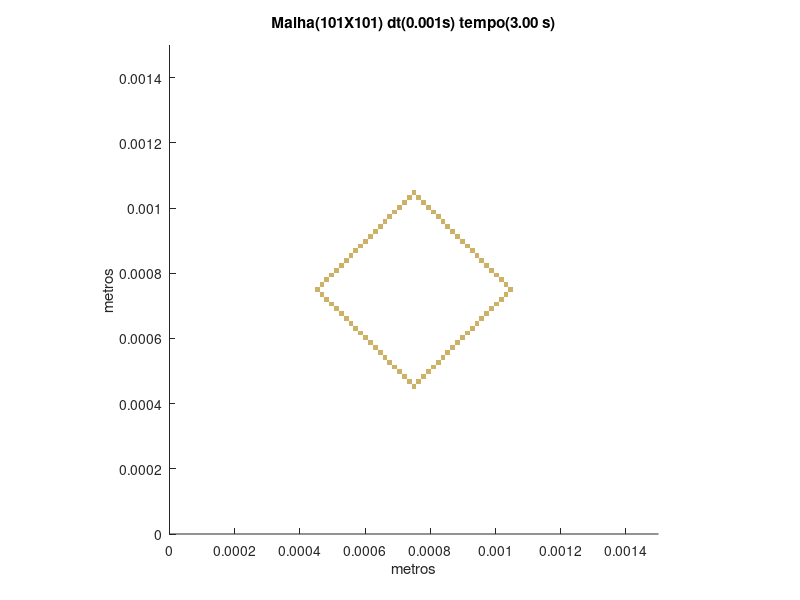

Reproduce this figure in MATLAB.
set (gca,'PlotBoxAspectRatio',[1 1 1],'Xlim',[0,0.0015],'Ylim',[0,0.0015])
hold on
title('Malha(101X101) dt(0.001s) tempo(3.00 s)')
hold on
ylabel('metros')
hold on
xlabel('metros')
hold on

fill([0.000742574257425743 0.000742574257425743 0.000757425742574257 0.000757425742574257],[0.000445544554455446 0.00046039603960396 0.00046039603960396 0.000445544554455446],[0.8,0.7,0.4],'LineStyle','none')

fill([0.000727722772277228 0.000727722772277228 0.000742574257425743 0.000742574257425743],[0.00046039603960396 0.000475247524752475 0.000475247524752475 0.00046039603960396],[0.8,0.7,0.4],'LineStyle','none')

fill([0.000757425742574257 0.000757425742574257 0.000772277227722772 0.000772277227722772],[0.00046039603960396 0.000475247524752475 0.000475247524752475 0.00046039603960396],[0.8,0.7,0.4],'LineStyle','none')

fill([0.000712871287128713 0.000712871287128713 0.000727722772277228 0.000727722772277228],[0.000475247524752475 0.00049009900990099 0.00049009900990099 0.000475247524752475],[0.8,0.7,0.4],'LineStyle','none')

fill([0.000772277227722772 0.000772277227722772 0.000787128712871287 0.000787128712871287],[0.000475247524752475 0.00049009900990099 0.00049009900990099 0.000475247524752475],[0.8,0.7,0.4],'LineStyle','none')

fill([0.000698019801980198 0.000698019801980198 0.000712871287128713 0.000712871287128713],[0.00049009900990099 0.000504950495049505 0.000504950495049505 0.00049009900990099],[0.8,0.7,0.4],'LineStyle','none')

fill([0.000787128712871287 0.000787128712871287 0.000801980198019802 0.000801980198019802],[0.00049009900990099 0.000504950495049505 0.000504950495049505 0.00049009900990099],[0.8,0.7,0.4],'LineStyle','none')

fill([0.000683168316831683 0.000683168316831683 0.000698019801980198 0.000698019801980198],[0.000504950495049505 0.00051980198019802 0.00051980198019802 0.000504950495049505],[0.8,0.7,0.4],'LineStyle','none')

fill([0.000801980198019802 0.000801980198019802 0.000816831683168317 0.000816831683168317],[0.000504950495049505 0.00051980198019802 0.00051980198019802 0.000504950495049505],[0.8,0.7,0.4],'LineStyle','none')

fill([0.000668316831683168 0.000668316831683168 0.000683168316831683 0.000683168316831683],[0.00051980198019802 0.000534653465346535 0.000534653465346535 0.00051980198019802],[0.8,0.7,0.4],'LineStyle','none')

fill([0.000816831683168317 0.000816831683168317 0.000831683168316832 0.000831683168316832],[0.00051980198019802 0.000534653465346535 0.000534653465346535 0.00051980198019802],[0.8,0.7,0.4],'LineStyle','none')

fill([0.000653465346534653 0.000653465346534653 0.000668316831683168 0.000668316831683168],[0.000534653465346535 0.000549504950495049 0.000549504950495049 0.000534653465346535],[0.8,0.7,0.4],'LineStyle','none')

fill([0.000831683168316832 0.000831683168316832 0.000846534653465347 0.000846534653465347],[0.000534653465346535 0.000549504950495049 0.000549504950495049 0.000534653465346535],[0.8,0.7,0.4],'LineStyle','none')

fill([0.000638613861386139 0.000638613861386139 0.000653465346534653 0.000653465346534653],[0.000549504950495049 0.000564356435643564 0.000564356435643564 0.000549504950495049],[0.8,0.7,0.4],'LineStyle','none')

fill([0.000846534653465347 0.000846534653465347 0.000861386138613861 0.000861386138613861],[0.000549504950495049 0.000564356435643564 0.000564356435643564 0.000549504950495049],[0.8,0.7,0.4],'LineStyle','none')

fill([0.000623762376237624 0.000623762376237624 0.000638613861386139 0.000638613861386139],[0.000564356435643564 0.000579207920792079 0.000579207920792079 0.000564356435643564],[0.8,0.7,0.4],'LineStyle','none')

fill([0.000861386138613861 0.000861386138613861 0.000876237623762376 0.000876237623762376],[0.000564356435643564 0.000579207920792079 0.000579207920792079 0.000564356435643564],[0.8,0.7,0.4],'LineStyle','none')

fill([0.000608910891089109 0.000608910891089109 0.000623762376237624 0.000623762376237624],[0.000579207920792079 0.000594059405940594 0.000594059405940594 0.000579207920792079],[0.8,0.7,0.4],'LineStyle','none')

fill([0.000876237623762376 0.000876237623762376 0.000891089108910891 0.000891089108910891],[0.000579207920792079 0.000594059405940594 0.000594059405940594 0.000579207920792079],[0.8,0.7,0.4],'LineStyle','none')

fill([0.000594059405940594 0.000594059405940594 0.000608910891089109 0.000608910891089109],[0.000594059405940594 0.000608910891089109 0.000608910891089109 0.000594059405940594],[0.8,0.7,0.4],'LineStyle','none')

fill([0.000891089108910891 0.000891089108910891 0.000905940594059406 0.000905940594059406],[0.000594059405940594 0.000608910891089109 0.000608910891089109 0.000594059405940594],[0.8,0.7,0.4],'LineStyle','none')

fill([0.000579207920792079 0.000579207920792079 0.000594059405940594 0.000594059405940594],[0.000608910891089109 0.000623762376237624 0.000623762376237624 0.000608910891089109],[0.8,0.7,0.4],'LineStyle','none')

fill([0.000905940594059406 0.000905940594059406 0.000920792079207921 0.000920792079207921],[0.000608910891089109 0.000623762376237624 0.000623762376237624 0.000608910891089109],[0.8,0.7,0.4],'LineStyle','none')

fill([0.000564356435643564 0.000564356435643564 0.000579207920792079 0.000579207920792079],[0.000623762376237624 0.000638613861386139 0.000638613861386139 0.000623762376237624],[0.8,0.7,0.4],'LineStyle','none')

fill([0.000920792079207921 0.000920792079207921 0.000935643564356436 0.000935643564356436],[0.000623762376237624 0.000638613861386139 0.000638613861386139 0.000623762376237624],[0.8,0.7,0.4],'LineStyle','none')

fill([0.000549504950495049 0.000549504950495049 0.000564356435643564 0.000564356435643564],[0.000638613861386139 0.000653465346534653 0.000653465346534653 0.000638613861386139],[0.8,0.7,0.4],'LineStyle','none')

fill([0.000935643564356436 0.000935643564356436 0.00095049504950495 0.00095049504950495],[0.000638613861386139 0.000653465346534653 0.000653465346534653 0.000638613861386139],[0.8,0.7,0.4],'LineStyle','none')

fill([0.000534653465346535 0.000534653465346535 0.000549504950495049 0.000549504950495049],[0.000653465346534653 0.000668316831683168 0.000668316831683168 0.000653465346534653],[0.8,0.7,0.4],'LineStyle','none')

fill([0.00095049504950495 0.00095049504950495 0.000965346534653465 0.000965346534653465],[0.000653465346534653 0.000668316831683168 0.000668316831683168 0.000653465346534653],[0.8,0.7,0.4],'LineStyle','none')

fill([0.00051980198019802 0.00051980198019802 0.000534653465346535 0.000534653465346535],[0.000668316831683168 0.000683168316831683 0.000683168316831683 0.000668316831683168],[0.8,0.7,0.4],'LineStyle','none')

fill([0.000965346534653465 0.000965346534653465 0.00098019801980198 0.00098019801980198],[0.000668316831683168 0.000683168316831683 0.000683168316831683 0.000668316831683168],[0.8,0.7,0.4],'LineStyle','none')

fill([0.000504950495049505 0.000504950495049505 0.00051980198019802 0.00051980198019802],[0.000683168316831683 0.000698019801980198 0.000698019801980198 0.000683168316831683],[0.8,0.7,0.4],'LineStyle','none')

fill([0.00098019801980198 0.00098019801980198 0.000995049504950495 0.000995049504950495],[0.000683168316831683 0.000698019801980198 0.000698019801980198 0.000683168316831683],[0.8,0.7,0.4],'LineStyle','none')

fill([0.00049009900990099 0.00049009900990099 0.000504950495049505 0.000504950495049505],[0.000698019801980198 0.000712871287128713 0.000712871287128713 0.000698019801980198],[0.8,0.7,0.4],'LineStyle','none')

fill([0.000995049504950495 0.000995049504950495 0.00100990099009901 0.00100990099009901],[0.000698019801980198 0.000712871287128713 0.000712871287128713 0.000698019801980198],[0.8,0.7,0.4],'LineStyle','none')

fill([0.000475247524752475 0.000475247524752475 0.00049009900990099 0.00049009900990099],[0.000712871287128713 0.000727722772277228 0.000727722772277228 0.000712871287128713],[0.8,0.7,0.4],'LineStyle','none')

fill([0.00100990099009901 0.00100990099009901 0.00102475247524752 0.00102475247524752],[0.000712871287128713 0.000727722772277228 0.000727722772277228 0.000712871287128713],[0.8,0.7,0.4],'LineStyle','none')

fill([0.00046039603960396 0.00046039603960396 0.000475247524752475 0.000475247524752475],[0.000727722772277228 0.000742574257425743 0.000742574257425743 0.000727722772277228],[0.8,0.7,0.4],'LineStyle','none')

fill([0.00102475247524752 0.00102475247524752 0.00103960396039604 0.00103960396039604],[0.000727722772277228 0.000742574257425743 0.000742574257425743 0.000727722772277228],[0.8,0.7,0.4],'LineStyle','none')

fill([0.000445544554455446 0.000445544554455446 0.00046039603960396 0.00046039603960396],[0.000742574257425743 0.000757425742574257 0.000757425742574257 0.000742574257425743],[0.8,0.7,0.4],'LineStyle','none')

fill([0.00103960396039604 0.00103960396039604 0.00105445544554455 0.00105445544554455],[0.000742574257425743 0.000757425742574257 0.000757425742574257 0.000742574257425743],[0.8,0.7,0.4],'LineStyle','none')

fill([0.00046039603960396 0.00046039603960396 0.000475247524752475 0.000475247524752475],[0.000757425742574257 0.000772277227722772 0.000772277227722772 0.000757425742574257],[0.8,0.7,0.4],'LineStyle','none')

fill([0.00102475247524752 0.00102475247524752 0.00103960396039604 0.00103960396039604],[0.000757425742574257 0.000772277227722772 0.000772277227722772 0.000757425742574257],[0.8,0.7,0.4],'LineStyle','none')

fill([0.000475247524752475 0.000475247524752475 0.00049009900990099 0.00049009900990099],[0.000772277227722772 0.000787128712871287 0.000787128712871287 0.000772277227722772],[0.8,0.7,0.4],'LineStyle','none')

fill([0.00100990099009901 0.00100990099009901 0.00102475247524752 0.00102475247524752],[0.000772277227722772 0.000787128712871287 0.000787128712871287 0.000772277227722772],[0.8,0.7,0.4],'LineStyle','none')

fill([0.00049009900990099 0.00049009900990099 0.000504950495049505 0.000504950495049505],[0.000787128712871287 0.000801980198019802 0.000801980198019802 0.000787128712871287],[0.8,0.7,0.4],'LineStyle','none')

fill([0.000995049504950495 0.000995049504950495 0.00100990099009901 0.00100990099009901],[0.000787128712871287 0.000801980198019802 0.000801980198019802 0.000787128712871287],[0.8,0.7,0.4],'LineStyle','none')

fill([0.000504950495049505 0.000504950495049505 0.00051980198019802 0.00051980198019802],[0.000801980198019802 0.000816831683168317 0.000816831683168317 0.000801980198019802],[0.8,0.7,0.4],'LineStyle','none')

fill([0.00098019801980198 0.00098019801980198 0.000995049504950495 0.000995049504950495],[0.000801980198019802 0.000816831683168317 0.000816831683168317 0.000801980198019802],[0.8,0.7,0.4],'LineStyle','none')

fill([0.00051980198019802 0.00051980198019802 0.000534653465346535 0.000534653465346535],[0.000816831683168317 0.000831683168316832 0.000831683168316832 0.000816831683168317],[0.8,0.7,0.4],'LineStyle','none')

fill([0.000965346534653465 0.000965346534653465 0.00098019801980198 0.00098019801980198],[0.000816831683168317 0.000831683168316832 0.000831683168316832 0.000816831683168317],[0.8,0.7,0.4],'LineStyle','none')

fill([0.000534653465346535 0.000534653465346535 0.000549504950495049 0.000549504950495049],[0.000831683168316832 0.000846534653465347 0.000846534653465347 0.000831683168316832],[0.8,0.7,0.4],'LineStyle','none')

fill([0.00095049504950495 0.00095049504950495 0.000965346534653465 0.000965346534653465],[0.000831683168316832 0.000846534653465347 0.000846534653465347 0.000831683168316832],[0.8,0.7,0.4],'LineStyle','none')

fill([0.000549504950495049 0.000549504950495049 0.000564356435643564 0.000564356435643564],[0.000846534653465347 0.000861386138613861 0.000861386138613861 0.000846534653465347],[0.8,0.7,0.4],'LineStyle','none')

fill([0.000935643564356436 0.000935643564356436 0.00095049504950495 0.00095049504950495],[0.000846534653465347 0.000861386138613861 0.000861386138613861 0.000846534653465347],[0.8,0.7,0.4],'LineStyle','none')

fill([0.000564356435643564 0.000564356435643564 0.000579207920792079 0.000579207920792079],[0.000861386138613861 0.000876237623762376 0.000876237623762376 0.000861386138613861],[0.8,0.7,0.4],'LineStyle','none')

fill([0.000920792079207921 0.000920792079207921 0.000935643564356436 0.000935643564356436],[0.000861386138613861 0.000876237623762376 0.000876237623762376 0.000861386138613861],[0.8,0.7,0.4],'LineStyle','none')

fill([0.000579207920792079 0.000579207920792079 0.000594059405940594 0.000594059405940594],[0.000876237623762376 0.000891089108910891 0.000891089108910891 0.000876237623762376],[0.8,0.7,0.4],'LineStyle','none')

fill([0.000905940594059406 0.000905940594059406 0.000920792079207921 0.000920792079207921],[0.000876237623762376 0.000891089108910891 0.000891089108910891 0.000876237623762376],[0.8,0.7,0.4],'LineStyle','none')

fill([0.000594059405940594 0.000594059405940594 0.000608910891089109 0.000608910891089109],[0.000891089108910891 0.000905940594059406 0.000905940594059406 0.000891089108910891],[0.8,0.7,0.4],'LineStyle','none')

fill([0.000891089108910891 0.000891089108910891 0.000905940594059406 0.000905940594059406],[0.000891089108910891 0.000905940594059406 0.000905940594059406 0.000891089108910891],[0.8,0.7,0.4],'LineStyle','none')

fill([0.000608910891089109 0.000608910891089109 0.000623762376237624 0.000623762376237624],[0.000905940594059406 0.000920792079207921 0.000920792079207921 0.000905940594059406],[0.8,0.7,0.4],'LineStyle','none')

fill([0.000876237623762376 0.000876237623762376 0.000891089108910891 0.000891089108910891],[0.000905940594059406 0.000920792079207921 0.000920792079207921 0.000905940594059406],[0.8,0.7,0.4],'LineStyle','none')

fill([0.000623762376237624 0.000623762376237624 0.000638613861386139 0.000638613861386139],[0.000920792079207921 0.000935643564356436 0.000935643564356436 0.000920792079207921],[0.8,0.7,0.4],'LineStyle','none')

fill([0.000861386138613861 0.000861386138613861 0.000876237623762376 0.000876237623762376],[0.000920792079207921 0.000935643564356436 0.000935643564356436 0.000920792079207921],[0.8,0.7,0.4],'LineStyle','none')

fill([0.000638613861386139 0.000638613861386139 0.000653465346534653 0.000653465346534653],[0.000935643564356436 0.00095049504950495 0.00095049504950495 0.000935643564356436],[0.8,0.7,0.4],'LineStyle','none')

fill([0.000846534653465347 0.000846534653465347 0.000861386138613861 0.000861386138613861],[0.000935643564356436 0.00095049504950495 0.00095049504950495 0.000935643564356436],[0.8,0.7,0.4],'LineStyle','none')

fill([0.000653465346534653 0.000653465346534653 0.000668316831683168 0.000668316831683168],[0.00095049504950495 0.000965346534653465 0.000965346534653465 0.00095049504950495],[0.8,0.7,0.4],'LineStyle','none')

fill([0.000831683168316832 0.000831683168316832 0.000846534653465347 0.000846534653465347],[0.00095049504950495 0.000965346534653465 0.000965346534653465 0.00095049504950495],[0.8,0.7,0.4],'LineStyle','none')

fill([0.000668316831683168 0.000668316831683168 0.000683168316831683 0.000683168316831683],[0.000965346534653465 0.00098019801980198 0.00098019801980198 0.000965346534653465],[0.8,0.7,0.4],'LineStyle','none')

fill([0.000816831683168317 0.000816831683168317 0.000831683168316832 0.000831683168316832],[0.000965346534653465 0.00098019801980198 0.00098019801980198 0.000965346534653465],[0.8,0.7,0.4],'LineStyle','none')

fill([0.000683168316831683 0.000683168316831683 0.000698019801980198 0.000698019801980198],[0.00098019801980198 0.000995049504950495 0.000995049504950495 0.00098019801980198],[0.8,0.7,0.4],'LineStyle','none')

fill([0.000801980198019802 0.000801980198019802 0.000816831683168317 0.000816831683168317],[0.00098019801980198 0.000995049504950495 0.000995049504950495 0.00098019801980198],[0.8,0.7,0.4],'LineStyle','none')

fill([0.000698019801980198 0.000698019801980198 0.000712871287128713 0.000712871287128713],[0.000995049504950495 0.00100990099009901 0.00100990099009901 0.000995049504950495],[0.8,0.7,0.4],'LineStyle','none')

fill([0.000787128712871287 0.000787128712871287 0.000801980198019802 0.000801980198019802],[0.000995049504950495 0.00100990099009901 0.00100990099009901 0.000995049504950495],[0.8,0.7,0.4],'LineStyle','none')

fill([0.000712871287128713 0.000712871287128713 0.000727722772277228 0.000727722772277228],[0.00100990099009901 0.00102475247524752 0.00102475247524752 0.00100990099009901],[0.8,0.7,0.4],'LineStyle','none')

fill([0.000772277227722772 0.000772277227722772 0.000787128712871287 0.000787128712871287],[0.00100990099009901 0.00102475247524752 0.00102475247524752 0.00100990099009901],[0.8,0.7,0.4],'LineStyle','none')

fill([0.000727722772277228 0.000727722772277228 0.000742574257425743 0.000742574257425743],[0.00102475247524752 0.00103960396039604 0.00103960396039604 0.00102475247524752],[0.8,0.7,0.4],'LineStyle','none')

fill([0.000757425742574257 0.000757425742574257 0.000772277227722772 0.000772277227722772],[0.00102475247524752 0.00103960396039604 0.00103960396039604 0.00102475247524752],[0.8,0.7,0.4],'LineStyle','none')

fill([0.000742574257425743 0.000742574257425743 0.000757425742574257 0.000757425742574257],[0.00103960396039604 0.00105445544554455 0.00105445544554455 0.00103960396039604],[0.8,0.7,0.4],'LineStyle','none')
